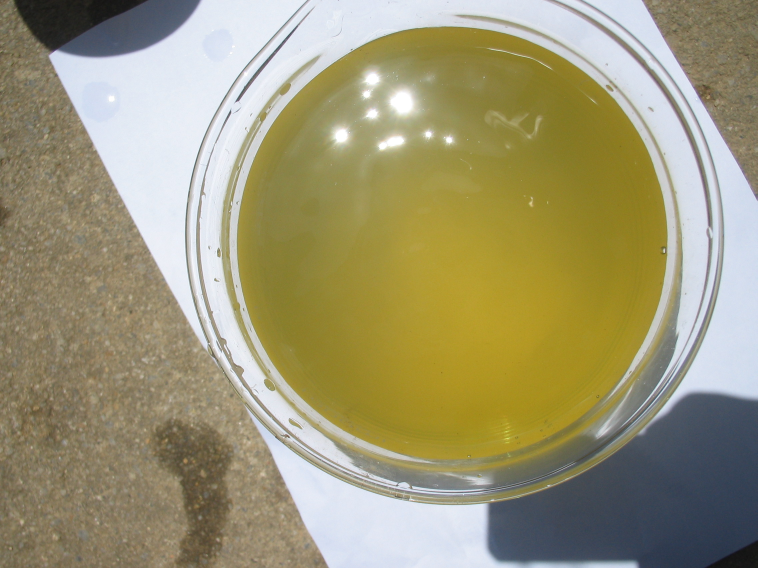
#> input picture images/1_10.jpg, 2272 x 1704 px, found by its file name (shown at 1/3 size); its folder holds only this picture in this run
$ jupyter execute --allow-errors code.ipynb
#> lines starting #> are read from the running program, lines starting #| are printed output that depends on the picture
## 一、导入相关库

[cell 1]
import pandas as pd
import numpy as np
import matplotlib.pyplot as plt
plt.rcParams['font.sans-serif']="SimHei"
from PIL import Image
import itertools
import os
from sklearn.tree import DecisionTreeClassifier#决策树
from sklearn.neighbors import KNeighborsClassifier#knn
from sklearn.neural_network import MLPClassifier #神经网络
from sklearn.naive_bayes import GaussianNB #朴素贝叶斯
from sklearn.svm import SVC#支持向量机
from sklearn.model_selection import GridSearchCV

from sklearn.metrics import confusion_matrix
from sklearn.metrics import classification_report
from sklearn.metrics import accuracy_score, mean_squared_error, r2_score, confusion_matrix
from sklearn.metrics import roc_curve, auc  #
# 绘制混淆矩阵函数
from sklearn.model_selection import train_test_split
from sklearn.metrics import classification_report,confusion_matrix
#忽略警告
import warnings
warnings.filterwarnings('ignore')

## 二、数据预处理

* 设置三阶矩阵计算方法

[cell 2]
def martix3(rd):
    temp=(np.mean(rd-rd.mean())**3)
    return np.sign(temp)*abs(temp)**(1/3)

* 切分图片、计算颜色矩(r、g、b分别对应的三阶矩)

[cell 3]
path='images/'
images=os.listdir(path)
def transform(images):
    Level=[]#水质类别
    No=[]#每类对应序号
    R1=[]#R通道一阶矩
    R2=[]#R通道二阶矩
    R3=[]#R通道三阶矩
    G1=[]#G通道一阶矩
    G2=[]#G通道二阶矩
    G3=[]#G通道三阶矩
    B1=[]#B通道一阶矩
    B2=[]#B通道二阶矩
    B3=[]#B通道三阶矩
    for image in images:
        level=image.split('_')[0]#获取水质类别名称
        no=image.split('_')[1].split('.')[0]#获取每种类别的序号
        Level.append(level)
    #     No.append(no)

        #预处理图片
        img=Image.open(path+image)
#> img is the input picture: PIL image 2272x1704 RGB; mean R, G, B 157.5, 151, 117.1
        M,N=img.size
#> M = 2272; N = 1704
        region=img.crop((M/2-50,N/2-50,M/2+50,N/2+50))#截取中间图像
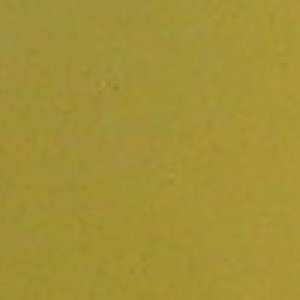
#> region: PIL image 100x100 RGB (shown 3 times larger); mean R, G, B 163.7, 145.5, 54.5
        r,g,b=region.split()#获取r,g,b通道
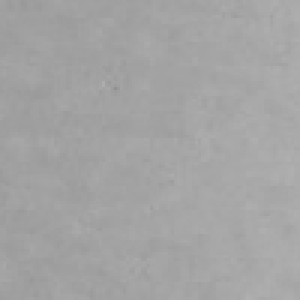
#> r: PIL image 100x100 L (shown 3 times larger); min 145, max 176, mean 163.7
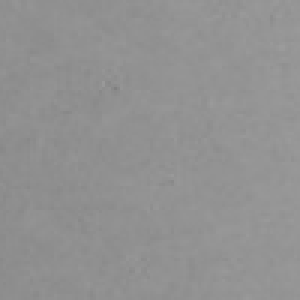
#> g: PIL image 100x100 L (shown 3 times larger); min 128, max 155, mean 145.5
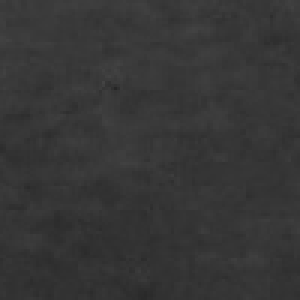
#> b: PIL image 100x100 L (shown 3 times larger); min 38, max 67, mean 54.5
        #求一阶矩
        R1.append(np.array(r).mean())
        G1.append(np.array(g).mean())
        B1.append(np.array(b).mean())
        #求二阶矩
        R2.append(np.array(r).std())
        G2.append(np.array(g).std())
        B2.append(np.array(b).std())
        #求三阶矩
        R3.append(martix3(np.array(r)))
#> in martix3, `temp=(np.mean(rd-rd.mean())**3)`: temp = 9.69e-44
        G3.append(martix3(np.array(g)))
        B3.append(martix3(np.array(b)))
    data=pd.DataFrame({
        "水质类别":Level,
    #     "序号":No,
        "R通道一阶矩":R1,
        "G通道一阶矩":G1,
        "B通道一阶矩":B1,
        "R通道二阶矩":R2,
        "G通道二阶矩":G2,
        "B通道二阶矩":B2,
        "R通道三阶矩":R3,
        "G通道三阶矩":G3,
        "B通道三阶矩":B3
    })
#> data = table of 1 rows and 10 columns
    return data

#### 生成特征数据集，将数据与数据标签保存到本地

[cell 4]
data=transform(images)
#> data = table of 1 rows and 10 columns
data
#> Out = table of 1 rows and 10 columns

[cell 5]
label=data['水质类别']
data=data[data.columns[1:]]
#> data = table of 1 rows and 9 columns
label.to_json("label.json")
data.to_json("data.json")

## 三、定义模型评估方法

[cell 6]
# 绘制混淆矩阵函数
def plot_confusion_matrix(cm, classes,
                          normalize=False,
                          title='Confusion matrix',
                          cmap=plt.cm.Blues):
    plt.figure()
    plt.imshow(cm, interpolation='nearest', cmap=cmap)
    plt.title(title)
    plt.colorbar()
    tick_marks = np.arange(len(classes))
    plt.xticks(tick_marks, classes, rotation=45)
    plt.yticks(tick_marks, classes)

    fmt = '.2f' if normalize else 'd'
    thresh = cm.max() / 2.
    for i, j in itertools.product(range(cm.shape[0]), range(cm.shape[1])):
        plt.text(j, i, format(cm[i, j], fmt),
                 horizontalalignment="center",
                 color="white" if cm[i, j] > thresh else "black")

    plt.tight_layout()
    plt.ylabel('True label')
    plt.xlabel('Predicted label')
    plt.show()

# 模型性能评估
def model_performance_evaluation(model_name, test, pred):
    print(model_name,  '| 准确率: %.4f' % accuracy_score(test, pred))
    pred=pred.astype('float64')
    print(model_name,'| 均方误差: %.4f' % mean_squared_error(test, pred))
    print(model_name, '| R2-score: %.4f' % r2_score(test, pred))

## 四、模型训练+评估
   * 决策树、knn、朴素贝叶斯、支持向量机、神经网络

[cell 7]
def train_model(label,data,model_name):
    '''
    data:训练数据
    model_name:模型名称
    model:sklearn模型
    '''
    y=label
    X=data
    #划分数据集
    X_train,X_test,y_train,y_test=train_test_split(X,y,test_size=0.2,random_state=0)
    param={}

    #搜索最优参数
    if model_name=='决策树':
        param = {'criterion':['gini','entropy'],
                 'max_depth':[i for i in range (1,50)],
                 'min_samples_leaf':[2,3,5,10],
                 'min_impurity_decrease':[0.1,0.2,0.5]
                }
        grid = GridSearchCV(DecisionTreeClassifier(),param_grid=param,cv=6)

    if model_name=='k近邻':
        param={'weights':['uniform','distance'],
               'n_neighbors':[i for i in range(1,11)],
               'p':[i for i in range(1,6)]
              }
        grid = GridSearchCV(KNeighborsClassifier(),param_grid=param,cv=6)

    if model_name=='朴素贝叶斯':
        grid=GaussianNB()

    if model_name=='支持向量机':
        param={
            'cache_size' : [100, 200, 400],
            'C': [1, 10, 100],
            'kernel' : ['rbf', 'linear'],
            'degree' : [1, 2, 3, 4],
            }
        grid=GridSearchCV(SVC(),param_grid=param,cv=6)

    if model_name=='神经网络':
        param={
            'activation':['identity', 'logistic', 'tanh', 'relu'],
            'alpha':[10.0 ** ~ np.arange(1,7).any()],
            'hidden_layer_sizes': [(100,),(50,)],
            'max_iter': [1000,500,200,100]
        }
        grid=GridSearchCV(MLPClassifier(),param_grid=param,cv=6)

    #模型训练
    clf=grid
    model=clf.fit(X_train,y_train)
    #模型评估
    y_pred=model.predict(X_test)

    print(model_name+"在训练集上的性能 -- ")
    model_performance_evaluation(model_name, y_train, clf.predict(X_train))
    print("=========================================")
    print(model_name+"在测试集上的性能 -- ")
    model_performance_evaluation(model_name, y_test, y_pred)

    # 绘制混淆矩阵
    cnf_matrix = confusion_matrix(y_test, y_pred)
    np.set_printoptions(precision=2)  # 设置打印数量的阈值
    class_names = [1,2,3,4,5]
    plot_confusion_matrix(cnf_matrix, classes=class_names, title='Confusion matrix')

#> (a cell that did not finish here is left out)

#> (a cell that did not finish here is left out)


#> (a cell that did not finish here is left out)


#> (a cell that did not finish here is left out)

$ run again, on images/1_14.jpg
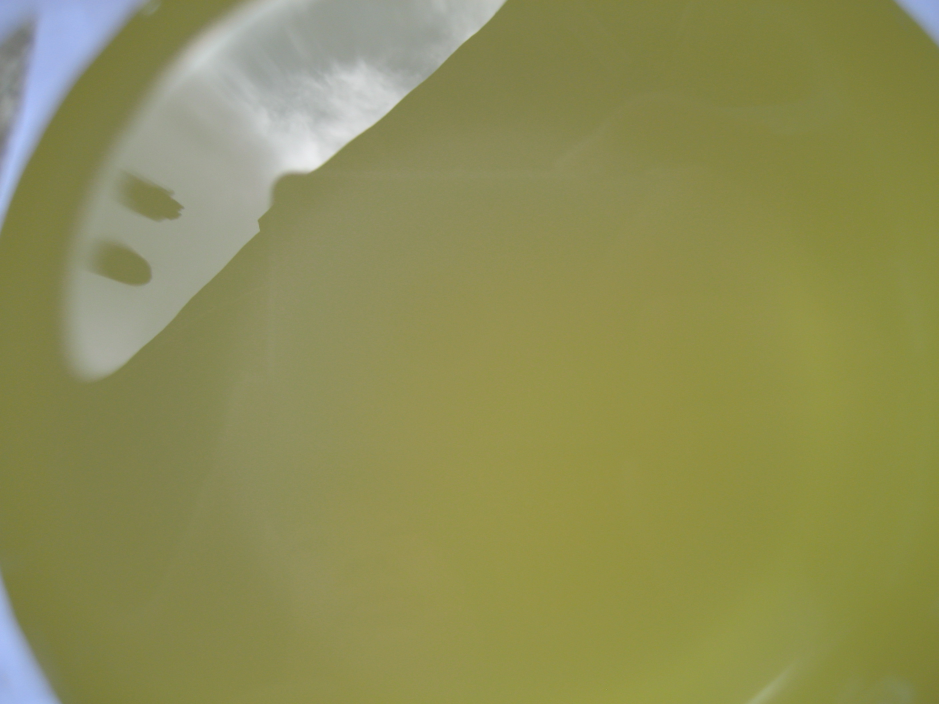
#> input picture images/1_14.jpg, 2816 x 2112 px, found by its file name (shown at 1/3 size)
#> in transform, img is the input picture: PIL image 2816x2112 RGB; mean R, G, B 141.9, 141.9, 86.3
#> in transform, `region=img.crop((M/2-50,N/2-50,M/2+50,N/2+50))#截取中间图像`:
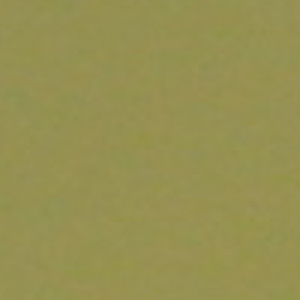
#> region: PIL image 100x100 RGB (shown 3 times larger); mean R, G, B 150.1, 145.3, 81.3
#> in transform, `r,g,b=region.split()#获取r,g,b通道`:
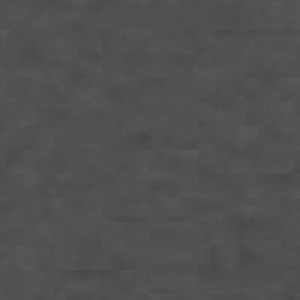
#> b: PIL image 100x100 L (shown 3 times larger); min 72, max 90, mean 81.3
#> temp = 1.32e-42
#> in transform, `data=pd.DataFrame({ "水质类别":Level, #     "序号":No, "R通道一阶矩":R1, "G通道一阶矩"..`: data = table of 1 rows and 10 columns
#> `data=data[data.columns[1:]]`: data = table of 1 rows and 9 columns

$ run again, on images/1_16.jpg
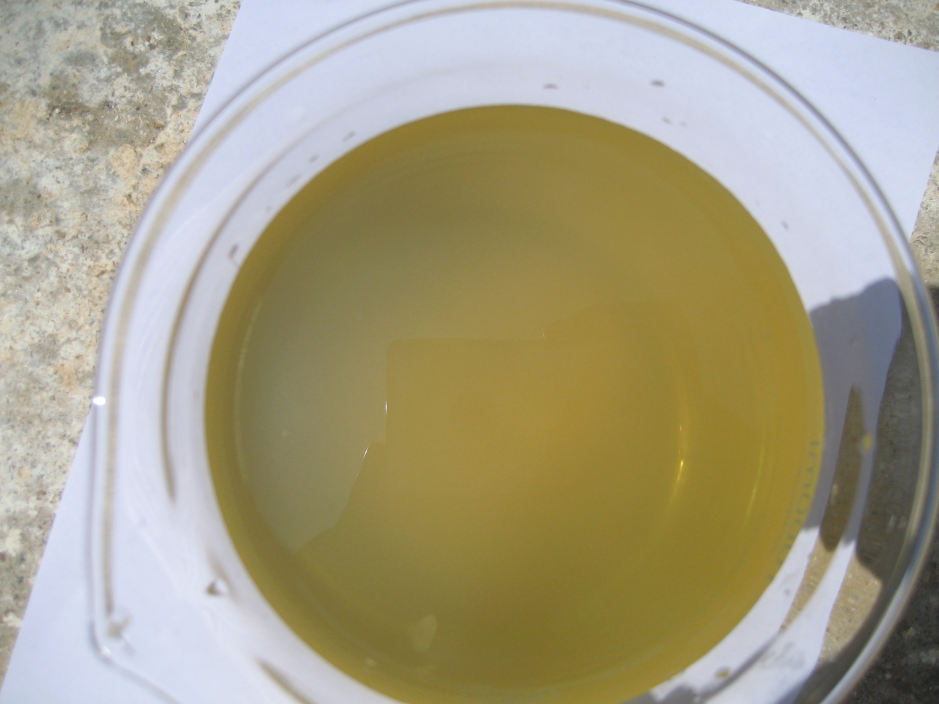
#> input picture images/1_16.jpg, 2816 x 2112 px, found by its file name (shown at 1/3 size)
#> in transform, img is the input picture: PIL image 2816x2112 RGB; mean R, G, B 165.4, 158.9, 133.2
#> in transform, `region=img.crop((M/2-50,N/2-50,M/2+50,N/2+50))#截取中间图像`:
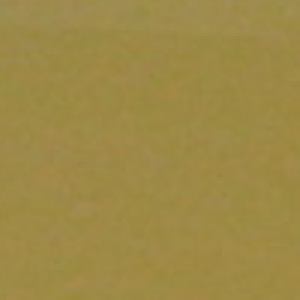
#> region: PIL image 100x100 RGB (shown 3 times larger); mean R, G, B 157.6, 137.6, 70
#> in transform, `r,g,b=region.split()#获取r,g,b通道`:
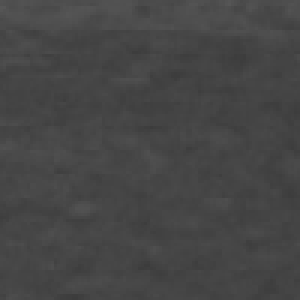
#> b: PIL image 100x100 L (shown 3 times larger); min 60, max 86, mean 70
#> temp = 8.71e-43
#> in transform, `data=pd.DataFrame({ "水质类别":Level, #     "序号":No, "R通道一阶矩":R1, "G通道一阶矩"..`: data = table of 1 rows and 10 columns
#> `data=data[data.columns[1:]]`: data = table of 1 rows and 9 columns

$ run again, on images/1_11.jpg
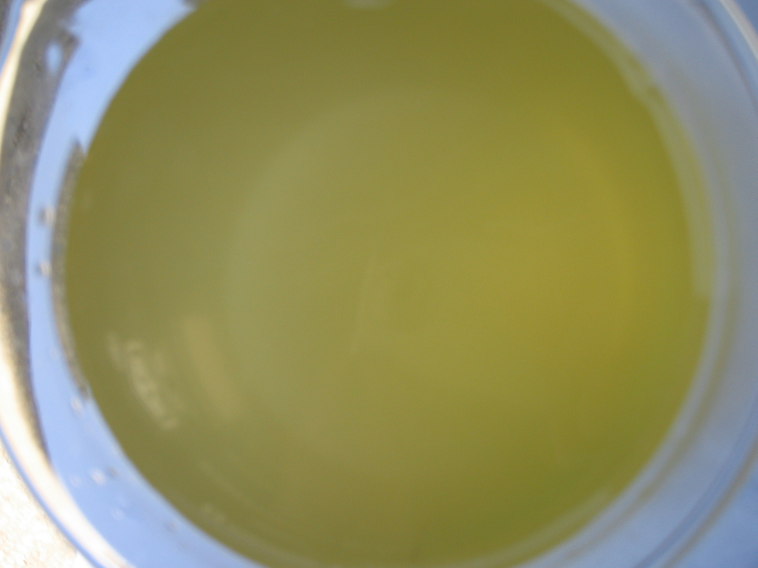
#> input picture images/1_11.jpg, 2272 x 1704 px, found by its file name (shown at 1/3 size)
#> in transform, img is the input picture: PIL image 2272x1704 RGB; mean R, G, B 143.9, 143.1, 96.2
#> in transform, `region=img.crop((M/2-50,N/2-50,M/2+50,N/2+50))#截取中间图像`:
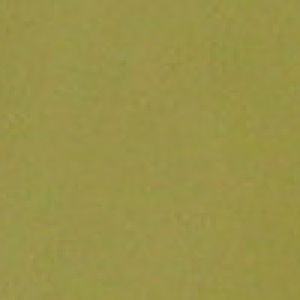
#> region: PIL image 100x100 RGB (shown 3 times larger); mean R, G, B 153.9, 147.1, 72
#> in transform, `r,g,b=region.split()#获取r,g,b通道`:
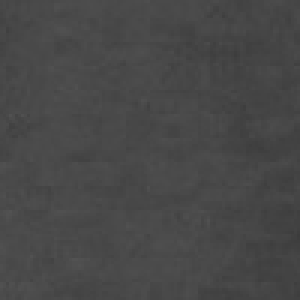
#> b: PIL image 100x100 L (shown 3 times larger); min 60, max 82, mean 72
#> temp = 8.06e-44
#> in transform, `data=pd.DataFrame({ "水质类别":Level, #     "序号":No, "R通道一阶矩":R1, "G通道一阶矩"..`: data = table of 1 rows and 10 columns
#> `data=data[data.columns[1:]]`: data = table of 1 rows and 9 columns
